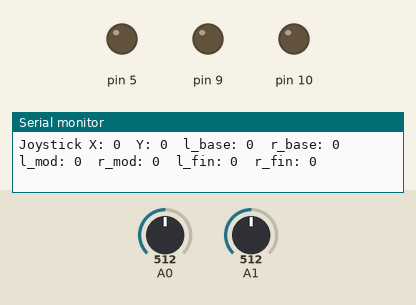
Bench run of a sketch on a simulated Arduino Leonardo, built with avr-gcc and run on an emulated ATmega32U4. On the bench: output pins drawn as LEDs (lit = HIGH), the last lines printed to the serial monitor. The inputs (shaded band) are chosen by the test bench; at power-on: A1 = 512, A0 = 512.

Above: at 1.2 s.
1.3 s: A1 set to 716
At 2.5 s:
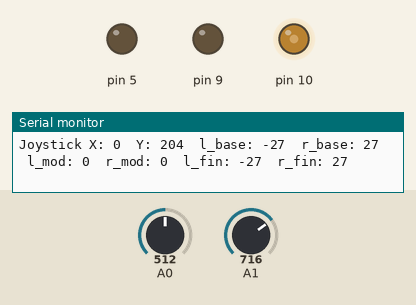
2.8 s: A0 set to 716
At 3.8 s:
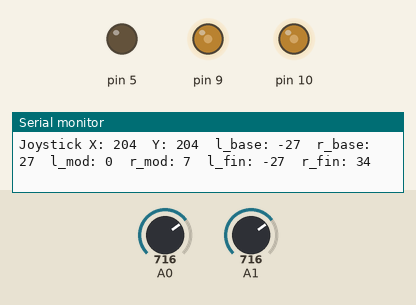
4.3 s: A0 set to 900
At 5.3 s:
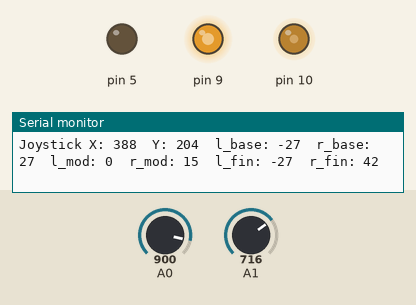
5.8 s: A1 set to 511
At 6.1 s:
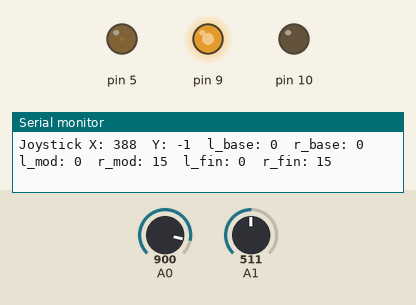
7.3 s: A1 set to 306
At 8.5 s:
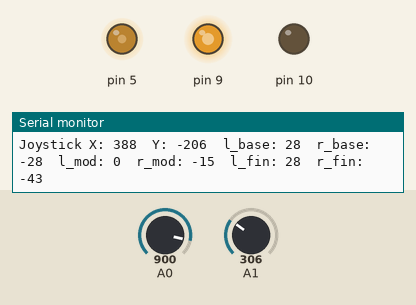
8.8 s: A0 set to 511
At 9.6 s:
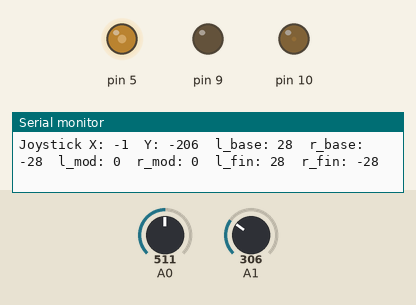
Timing chart, 0 to 11.3 s (numbered marks = the images above; inputs shaded):
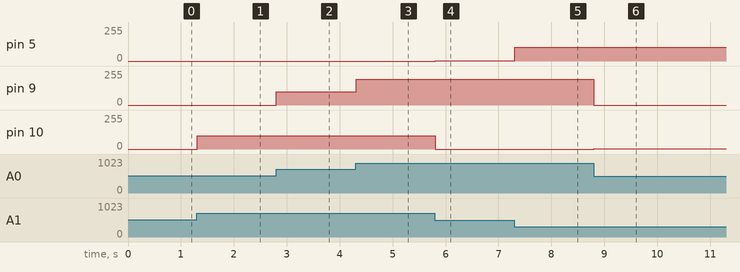

The sketch:

print_stick.ino
```cpp
void stick_print(const int x_val, const int y_val,
                 const int l_mag, const int r_mag,
                 const int l_mod, const int r_mod,
                 const int l_final, const int r_final)
{
  Serial.print("Joystick X: ");                // print a label for the X value
  Serial.print(x_val);                        // print the X value
  Serial.print("\tY: ");                       // print a tab character and a label for the Y value
  Serial.print(y_val);                      // print the Y value
  Serial.print("\tl_base: ");
  Serial.print(l_mag);
  Serial.print("\tr_base: ");
  Serial.print(r_mag);
  Serial.print("\tl_mod: ");
  Serial.print(l_mod);
  Serial.print("\tr_mod: ");
  Serial.print(r_mod);
  Serial.print("\tl_fin: ");
  Serial.print(l_final);
  Serial.print("\tr_fin: ");
  Serial.print(r_final);

  Serial.println();
}
```

joystick_proportional_no_xBee.ino
```cpp
#include <Esplora.h>

/*
    develop proportional motor commands for an Esplora joystick to a
    two servo bot and play with the RGB led along the way.
*/

int rgb[3];        //values of red, green and blue for onboard LED

int y_base[2];     //vector of motor servo commands { servo_left, servo_right }
int dir_mod[2];    //directional modifiers to base values to implement steering
int motor_cmd[2];  //vector sum of y_base and dir_mod

const int max_y = 70;  //70/90 = max amount of servo power for y_stick response
const int max_x = 20;  //20/90 = max amount of servo power for x_stick response

int* find_base(const int stick_y, int* y_base_vals) {
//motor vals is int[2].  stick_y is read from joystick
//returns pointer to motor_vals with motor_vals[0] = servo_left

  int base_mag = map(stick_y, -512, 512, 100, -100);

  short r_mult = -1;  //servos are mounted opposite one another so
                      //we have to multiply by -1 for the right servo
                      //to match the left servo's direction
  short l_mult =  1;

  int lt_y = l_mult * base_mag * 70 / 100;
  int rt_y = r_mult * base_mag * 70 / 100;

  y_base_vals[0] = lt_y;
  y_base_vals[1] = rt_y;

  return y_base_vals;
}

int* find_dir_mods(const int stick_x, const int* y_mag, int* dir_mods){
  //take the sign of the direction and speed up each wheel based on
  //proportional input from x stick
  short lt_mod = 0;
  short rt_mod = 0;

  short lt_dir = 0;
  lt_dir = (y_mag[0] >=0 )  ? 1 : -1;

  short rt_dir = 0;
  rt_dir = (y_mag[1] >=0 ) ? 1 : -1;

  if( stick_x >= 0 ) {    //left stick input then speed up rt wheel
    rt_mod = map(abs(stick_x), 0, 512, 0, 20);
  } else {                //right stick input then speed up lt wheel
    lt_mod = map(abs(stick_x), 0, 512, 0, 20);
  }

  //adust for direction
  lt_mod *= lt_dir;
  rt_mod *= rt_dir;

  dir_mods[0] = lt_mod;
  dir_mods[1] = rt_mod;

  return dir_mods;
}

int* find_mtr_vec(int* base, int* mods, int* mtr_cont) {
  //all pointers are two element arrays
  mtr_cont[0] = base[0] + mods[0];
  mtr_cont[1] = base[1] + mods[1];
  return mtr_cont;
}


void setup()
{
  Serial.begin(57600);       // initialize serial communication with your computer
}

void loop()
{
  int x_val = Esplora.readJoystickX();        // read the joystick's X position
  int y_val = Esplora.readJoystickY();        // read the joystick's Y position

  set_rgb(x_val, y_val);
  write_rgb(rgb);

  find_base(y_val, y_base);
  find_dir_mods(x_val, y_base, dir_mod);
  find_mtr_vec(y_base, dir_mod, motor_cmd);

  stick_print(x_val, y_val, y_base[0], y_base[1],
              dir_mod[0], dir_mod[1],
              motor_cmd[0], motor_cmd[1]);

  delay(10);                                  // a short delay before moving again
}
```

rgb.ino
```cpp
void rgb_print(const int* rgb_val) {
  Serial.print("\tRGB led: r,");                // print a label for the X value
  Serial.print(rgb_val[0]);                        // print the X value
  Serial.print("\tg,");                       // print a tab character and a label for the Y value
  Serial.print(rgb_val[1]);                      // print the Y value
  Serial.print("\tb,");                       // print a tab character and a label for the Y value
  Serial.println(rgb_val[2]);                      // print the Y value
}

int* set_rgb(const int x_val, const int y_val) {
  //set values in the rgb[] array based on joystick feedback
  /*  calculate RBG LED color and intensity based off stick direction
      to provid on-board feedback for joystick input.

                           Red
                            ^
                     Blue <   > Yellow
                            |
                          Green
  */
  int red = 0;
  int green = 0;
  int blue = 0;
  int yellow = 0;

  if(y_val < 0) {
    red = map(y_val, -512, 0, 255, 0);
  }
  if(y_val >=0) {
    green = map(y_val, 0, 512, 0, 255);
  }
  if(x_val >=0) {
    blue = map(x_val, 0, 512, 0, 255);
  }
  if(x_val < 0) {
    //trickier case of activating yellow because it is a blend of
    //primary red and green light.
    yellow = map(x_val, -512, 0, 255, 0);
    if(yellow > green)
      green = yellow;
    if(yellow > red)
      red = yellow;
  }
  rgb[0] = red;
  rgb[1] = green;
  rgb[2] = blue;

  return rgb;
}

void write_rgb(const int* rgb_val){
   Esplora.writeRGB(rgb_val[0], rgb_val[1], rgb_val[2]);
}
```

Measured:
- after the input at 1.3 s, pin 10: 0/255 → 101/255 at once
- after the input at 2.8 s, pin 9: 0/255 → 101/255 at once
- after the input at 4.3 s, pin 9: 101/255 → 193/255 at once
- after the input at 5.8 s, pin 5: 0/255 → 1/255 at once; pin 10: 101/255 → 0/255 at once
- after the input at 7.3 s, pin 5: 1/255 → 103/255 at once
- after the input at 8.8 s, pin 9: 193/255 → 0/255 at once; pin 10: 0/255 → 1/255 at once
